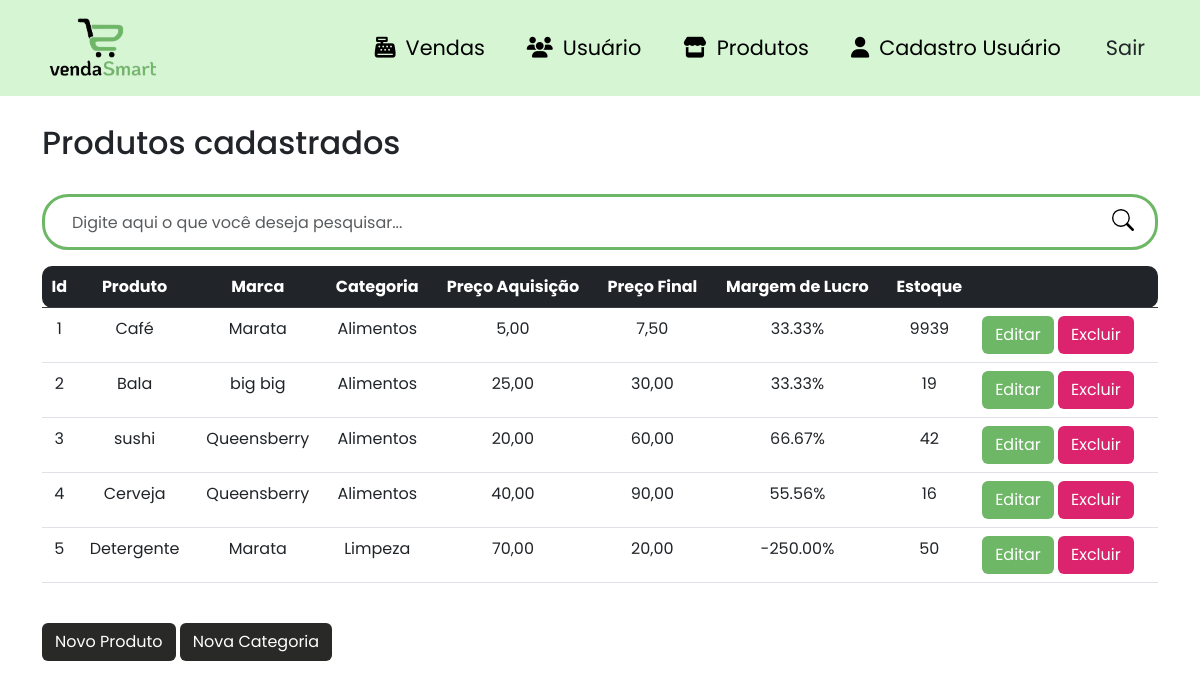
Before: /produtos (signed in) with the older database file.
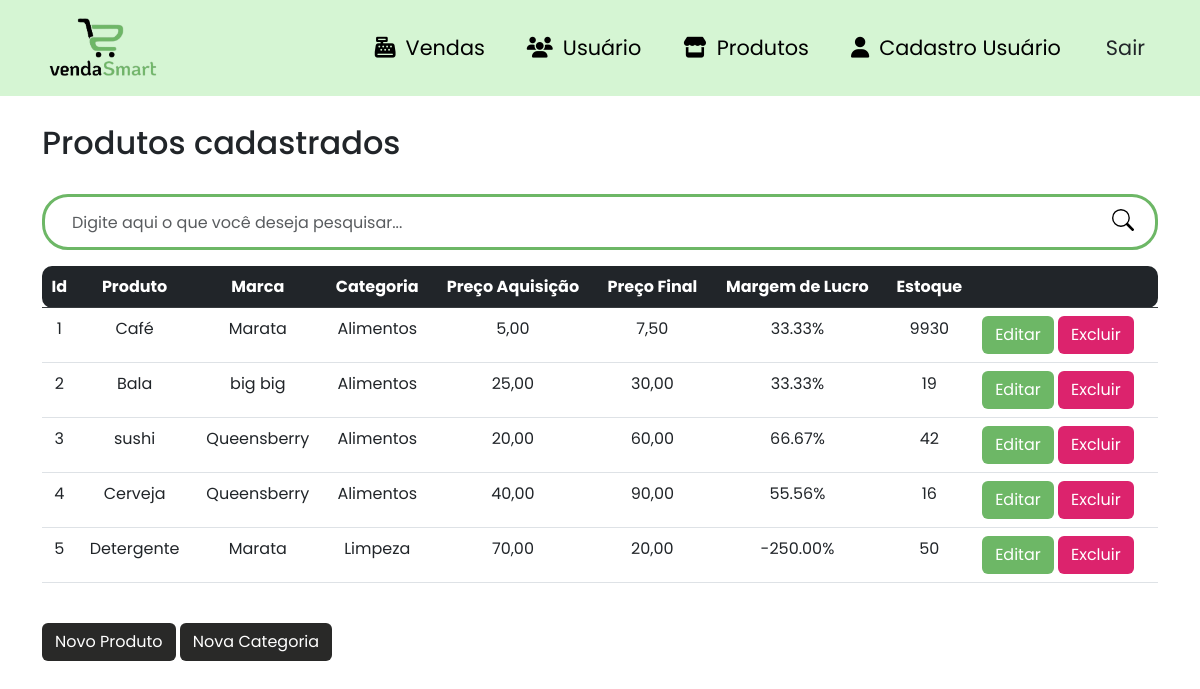
After: the same page with the newer database file.
### site_atividade/models/__init__.py (models this page shows, shortened)
class Produtos(database.Model):
    id_produtos = database.Column(database.Integer, primary_key=True)
    produto = database.Column(database.String, nullable=False)
    marca = database.Column(database.String, nullable=False)
    preco_aquisicao = database.Column(database.Float, nullable=False)
    preco = database.Column(database.Float, nullable=False)
    estoque = database.Column(database.Integer, nullable=False)
    margem_lucro = database.Column(database.Float, nullable=True)
    categoria_fk = database.Column(database.Integer, database.ForeignKey('categoria.id_categoria'), nullable=False)
    venda = database.relationship('Venda', backref='produto')

class Categoria(database.Model):
    id_categoria = database.Column(database.Integer, primary_key=True)
    categoria = database.Column(database.String, nullable=False)
    produtos = database.relationship('Produtos', backref='categoria', lazy=True)

### site_atividade/routers/__init__.py (the view)
@app.route("/produtos")
@login_required
def produtos():
    search_term = request.args.get('search')
    if search_term:
        produtos = Produtos.query.filter(Produtos.produto.ilike(f'%{search_term}%')).all()
    else:
        produtos = Produtos.query.all()
    categorias = Categoria.query.all()  # Obter todas as categorias
    return render_template('lista_produto.html', produtos=produtos, categorias=categorias)

### site_atividade/models/__init__.py (called while the page is built)
@login_manager.user_loader
def load_usuario(id_usuario):
    return Usuario.query.get(int(id_usuario))

### site_atividade/templates/lista_produto.html (shortened to what this page needs)
{% extends 'base.html' %}
{% block body %}
        <div class="container theme-showcase" role="main">
            <br>
            <div class="page-header">
                <h2 class="box-title col-md-12">Produtos cadastrados</h2>
            </div>
            <br>
            <div class="search-box">
                <form class="form-search" action="{{ url_for('produtos') }}" method="GET">
                    <div class="input-group form-group-search">
                        <input type="text" class="form-control form-control-search" placeholder="Digite aqui o que você deseja pesquisar..." id="search-input" name="search">
                        <span class="input-group-btn">
                            <button class="btn-search type="submit"></button>
                        </span>
                    </div>
                </form>
            </div>
            <div class="list-product">
                <table class="table table-hover scrollable-table">
                    <thead class="table-dark">
                        <tr>
                            <th class="text-center table-rounded-start">Id</th>
                            <th class="text-center">Produto</th>
                            <th class="text-center">Marca</th>
                            <th class="text-center">Categoria</th>
                            <th class="text-center">Preço Aquisição</th>
                            <th class="text-center">Preço Final</th>
                            <th class="text-center">Margem de Lucro</th>
                            <th class="text-center">Estoque</th>
                            <th class="table-rounded-end"> </th>
                        </tr>
                    </thead>
                    <tbody>
                    {% for produto in produtos %}
                        <tr data-href="#">
                           </td> <td class="text-center"> {{ produto.id_produtos }} </td>
                            <td class="text-center">{{ produto.produto }}</td>
                            <td class="text-center">{{ produto.marca }}</td>
                            <td class="text-center">{{ produto.categoria.categoria }}</td>
                            <td class="text-center">{{ "{:.2f}".format(produto.preco_aquisicao).replace('.', ',') }}</td>
                            <td class="text-center">{{ "{:.2f}".format(produto.preco).replace('.', ',') }}</td>
                            <td class="text-center">{{ "{:.2f}%".format(produto.margem_lucro) }}</td>
                            <td class="text-center">{{ produto.estoque }}</td>
                            <td class="btn-edit-delete text-right">
                                <a class="btn btn-color1 text-white" data-toggle="modal" data-target="#editProdutoModal{{ produto.id_produtos }}">Editar</a>
                                <a class="btn btn-color2 text-white" data-toggle="modal" data-target="#deleteProdutoModal{{ produto.id_produtos }}">Excluir</a>
                            </td>
                        </tr>
                    {% endfor %}
                    </tbody>
                </table>
            </div>
            <br>
            <div class="pull-right">
                <button type="button" class="btn btn-color3" data-toggle="modal" data-target="#addProdutoModal">
                    Novo Produto
                </button>
                <button type="button" class="btn btn-color3" data-toggle="modal" data-target="#addCategoriaModal">
                    Nova Categoria
                </button>
            </div>
{% endblock %}

Changed rows visible on the page:
changed Produtos "Café": estoque "9939" → "9930"
